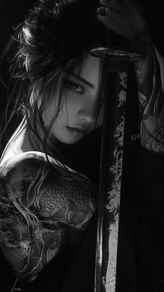
#> input picture Week2+3/images/img_p3_1.jpg, 164 x 292 px, shrunk from 673 x 1200 before the run; its folder holds 6 pictures in this run
$ python noise_detector_filter.py
#> lines starting #> are read from the running program, lines starting #| are printed output that depends on the picture
#> in process_p3, clean_img is the input picture: shape (292, 164); min 0, max 255, mean 31.9
import cv2
import numpy as np
import matplotlib.pyplot as plt
import os

# ==========================================
# 1. CÁC HÀM TẠO NHIỄU GIẢ LẬP
# ==========================================
def add_gaussian_noise(image, mean=0, std=25):
#> called with mean = 0, std = 25
    row, col = image.shape
#> row = 292; col = 164
    gauss = np.random.normal(mean, std, (row, col))
    noisy = np.clip(image + gauss, 0, 255).astype(np.uint8)
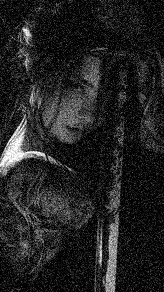
#> noisy: shape (292, 164); min 0, max 255, mean 35.1
    return noisy

def add_salt_and_pepper_noise(image, prob=0.04):
#> called with prob = 0.04
    noisy = np.copy(image)
    num_salt = np.ceil(prob * image.size * 0.5)
#> num_salt = 958
    num_pepper = np.ceil(prob * image.size * 0.5)
#> num_pepper = 958

    coords = [np.random.randint(0, i - 1, int(num_salt)) for i in image.shape]
    noisy[tuple(coords)] = 255
    coords = [np.random.randint(0, i - 1, int(num_pepper)) for i in image.shape]
    noisy[tuple(coords)] = 0
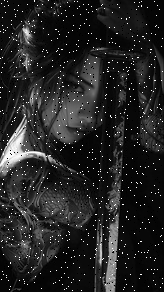
#> noisy: shape (292, 164); min 0, max 255, mean 35.6
    return noisy

# ==========================================
# 2. HÀM AI NHẬN DIỆN VÀ LỌC NHIỄU
# ==========================================
def detect_and_filter_noise(noisy_img, clean_img, img_name, noise_category_name, output_dir):
    # --- AUTO-DETECT (LOGIC MỚI CHUẨN XÁC HƠN) ---
    # Đếm tỷ lệ pixel bị cháy đen (0) hoặc cháy trắng tuyệt đối (255)
    sp_pixels = np.sum((noisy_img == 0) | (noisy_img == 255))
    sp_ratio = sp_pixels / noisy_img.size

    # Nếu có trên 1% pixel bị cực đoan -> Chắc chắn là Salt & Pepper
    if sp_ratio > 0.01:
        noise_type = "Salt-and-Pepper"
        filtered_img = cv2.medianBlur(noisy_img, 3)
        filter_applied = "Median Filter"
    else:
        # Ngược lại là Gaussian
        noise_type = "Gaussian"
        filtered_img = cv2.bilateralFilter(noisy_img, d=9, sigmaColor=75, sigmaSpace=75)
        filter_applied = "Bilateral Filter"

    # Tính PSNR
    psnr_noisy = cv2.PSNR(clean_img, noisy_img)
    psnr_filtered = cv2.PSNR(clean_img, filtered_img)
    improvement = psnr_filtered - psnr_noisy

    # --- XUẤT ẢNH KẾT QUẢ RA FILE RỜI ---
    # Tạo tên file an toàn (bỏ dấu cách, dấu hai chấm)
    safe_category = noise_category_name.replace(":", "").replace(" ", "_")
    out_filename = f"filtered_{noise_type}_{safe_category}_{img_name}"
    cv2.imwrite(os.path.join(output_dir, out_filename), filtered_img)

    return noise_type, filter_applied, filtered_img, psnr_noisy, psnr_filtered, improvement


# ==========================================
# 3. CHƯƠNG TRÌNH CHÍNH & VẼ GIAO DIỆN
# ==========================================
def process_p3(img_name, output_dir):
    current_dir = os.path.dirname(os.path.abspath(__file__))
    img_path = os.path.join(current_dir, "images", img_name)

    clean_img = cv2.imread(img_path, cv2.IMREAD_GRAYSCALE)
    if clean_img is None:
        print(f"Lỗi: Không tìm thấy ảnh tại {img_path}")
        return

    noisy_images = {
        "True Noise: Gaussian": add_gaussian_noise(clean_img),
        "True Noise: Salt & Pepper": add_salt_and_pepper_noise(clean_img, prob=0.04)
    }

    plt.figure(figsize=(16, 10))
    plt.suptitle(f"Noise Type Detector & Filter Report - {img_name}", fontsize=16, fontweight='bold')

    row = 1
    for title, noisy_img in noisy_images.items():
        # Đưa thêm thông tin tên ảnh và output_dir vào để hàm tự động lưu file
        detected_type, filter_used, filtered_img, p_noise, p_filt, p_imp = \
            detect_and_filter_noise(noisy_img, clean_img, img_name, title, output_dir)

        # 1. Ảnh nhiễu
        plt.subplot(2, 3, (row-1)*3 + 1)
        plt.title(f"Input: {title}\nPSNR vs Clean: {p_noise:.2f} dB", color='darkred')
        plt.imshow(noisy_img, cmap='gray', vmin=0, vmax=255)
        plt.axis('off')

        # 2. Histogram
        plt.subplot(2, 3, (row-1)*3 + 2)
        # Đổi màu xanh cho dễ nhận biết AI đã chẩn đoán đúng
        plt.title(f"Detected: {detected_type}\nApplied: {filter_used}", color='blue', fontweight='bold')
        plt.hist(noisy_img.ravel(), bins=256, range=[0, 256], color='gray')
        plt.xlim([0, 256])

        # 3. Ảnh đã lọc
        plt.subplot(2, 3, (row-1)*3 + 3)
        plt.title(f"Filtered Image\nPSNR: {p_filt:.2f} dB (+{p_imp:.2f} dB)", color='green')
        plt.imshow(filtered_img, cmap='gray', vmin=0, vmax=255)
        plt.axis('off')

        row += 1
#> this loop made 2 passes
#> (title, sp_pixels in detect_and_filter_noise, sp_ratio in detect_and_filter_noise, noise_type in detect_and_filter_noise, filter_applied in detect_and_filter_noise, psnr_noisy in detect_and_filter_noise, psnr_filtered in detect_and_filter_noise, improvement in detect_and_filter_noise) on passes 1 to 2: ('True Noise: Gaussian', 11064, 0.231, 'Salt-and-Pepper', 'Median Filter', 21.73, 26.2, 4.46), ('True Noise: Salt & Pepper', 1888, 0.0394, 'Salt-and-Pepper', 'Median Filter', 17.94, 30.41, 12.47)
#> pass 1, in detect_and_filter_noise, `filtered_img = cv2.medianBlur(noisy_img, 3)`:
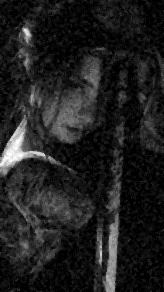
#> filtered_img: shape (292, 164); min 0, max 255, mean 31.9
#> pass 2, in detect_and_filter_noise (call 2), `filtered_img = cv2.medianBlur(noisy_img, 3)`:
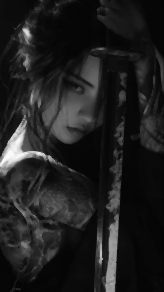
#> filtered_img: shape (292, 164); min 2, max 251, mean 31.4
#> after the loop, row = 3

    plt.tight_layout()
    report_path = os.path.join(output_dir, f"P3_Report_{img_name.split('.')[0]}.png")
    plt.savefig(report_path, dpi=150, bbox_inches='tight')
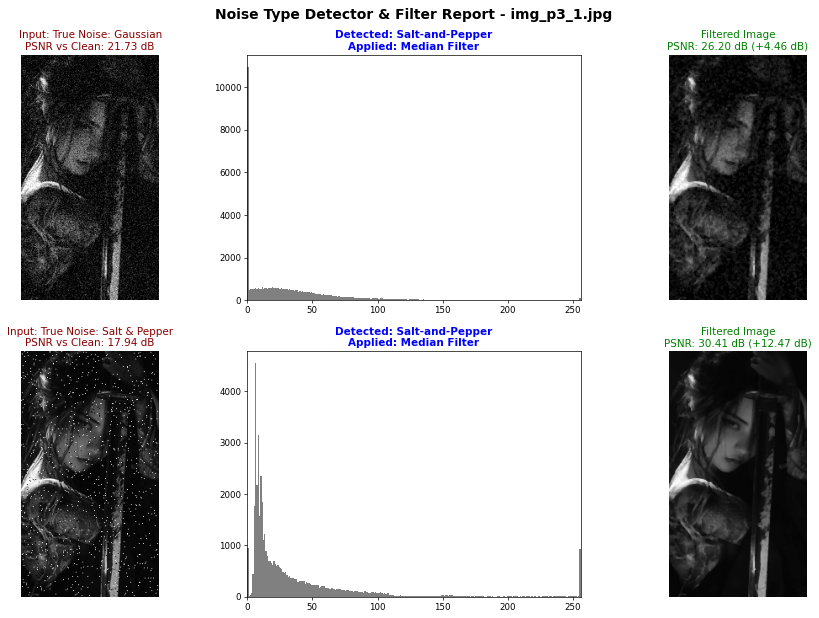
#> figure drawn by matplotlib, 6 panels; panel 2: tallest bar 10970 high, from x = 0 to 1; panel 5: tallest bar 4552 high, from x = 6 to 7
    print(f"-> Đã lưu báo cáo và ảnh rời của {img_name} vào {output_dir}/")
    plt.show()

# --- CHẠY TOOL ---
current_dir = os.path.dirname(os.path.abspath(__file__))
output_dir = os.path.join(current_dir, "output_P3")
os.makedirs(output_dir, exist_ok=True)

test_images = ['img_p3_1.jpg', 'img_p3_2.jpg']
for img in test_images:
    process_p3(img, output_dir)
#> pass 2 of the loop `for img in test_images:`:
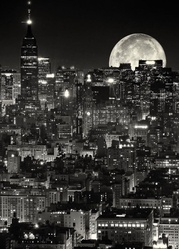
#> input picture Week2+3/images/img_p3_2.jpg, 179 x 249 px, shrunk from 736 x 1021 before the run
#> clean_img: shape (249, 179)
#> the loop in process_p3 (call 2), `for title, noisy_img in noisy_images.items():` made 2 passes
#> (title, sp_pixels in detect_and_filter_noise, sp_ratio in detect_and_filter_noise, noise_type in detect_and_filter_noise, filter_applied in detect_and_filter_noise, psnr_noisy in detect_and_filter_noise, psnr_filtered in detect_and_filter_noise, improvement in detect_and_filter_noise) on passes 1 to 2: ('True Noise: Gaussian', 6055, 0.136, 'Salt-and-Pepper', 'Median Filter', 21.05, 22.19, 1.14), ('True Noise: Salt & Pepper', 1847, 0.0414, 'Salt-and-Pepper', 'Median Filter', 18.43, 23.48, 5.05)
#> pass 1, in detect_and_filter_noise (call 3), `filtered_img = cv2.medianBlur(noisy_img, 3)`:
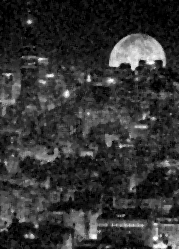
#> filtered_img: shape (249, 179); min 0, max 255, mean 51.6
#> in process_p3 (call 2), `plt.savefig(report_path, dpi=150, bbox_inches='tight')`:
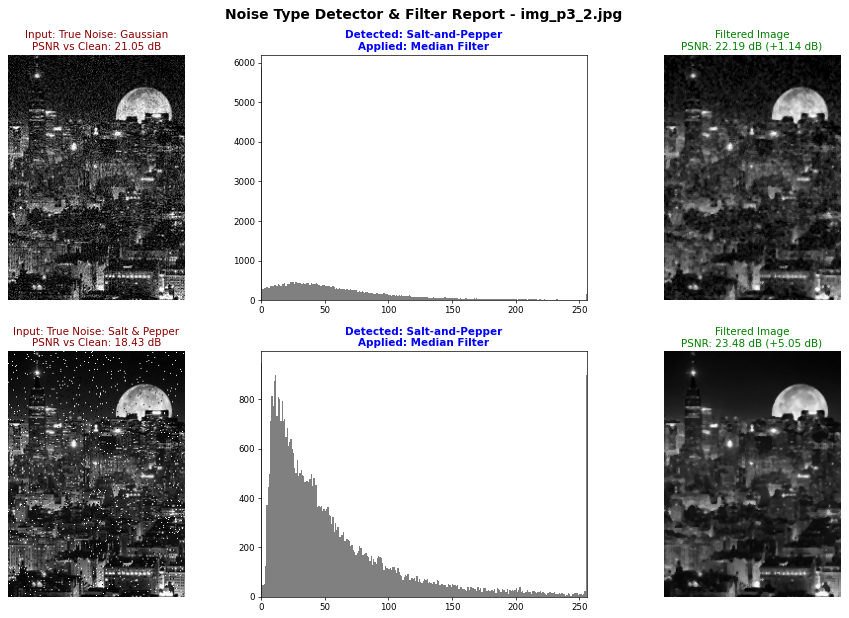
#> figure drawn by matplotlib, 6 panels; panel 2: tallest bar 5901 high, from x = 0 to 1; panel 5: tallest bar 947 high, from x = 0 to 1
